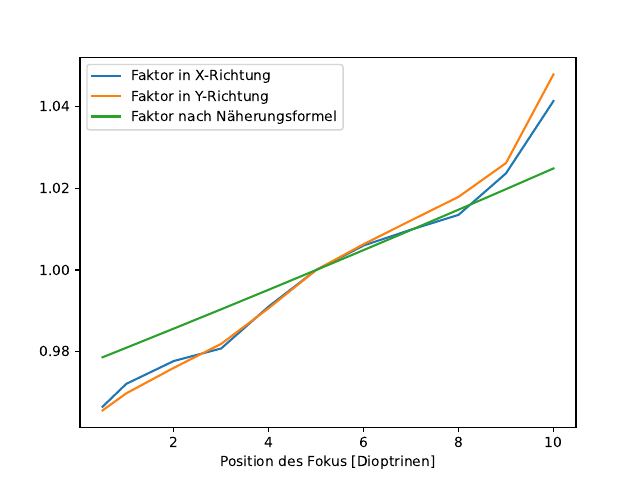

Write Python code to recreate this figure.
import pandas as pd
import matplotlib.pyplot as plt

# Daten einlesen
df = pd.read_csv("Fokus/fokus_faktor.csv")
df.rename(columns={"lensposition": "Position des Fokus [Dioptrinen]", "faktor_x": "Faktor in X-Richtung",
          "faktor_y": "Faktor in Y-Richtung", "faktor_soll": "Faktor nach Näherungsformel"}, inplace=True)

df.set_index("Position des Fokus [Dioptrinen]", inplace=True)

# Daten anzeigen
print(df)

# Daten visualisieren
df.plot()

# Diagramm anzeigen
# plt.show()

# Diagramm speichern
plt.savefig("../Thesis/img/fokus_faktor_diagramm.pdf", format="pdf")
